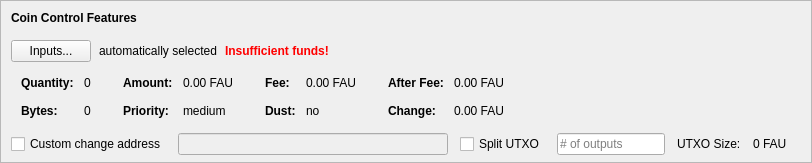
    <widget class="QFrame" name="frameCoinControl">
     <property name="sizePolicy">
      <sizepolicy hsizetype="Expanding" vsizetype="Expanding">
       <horstretch>0</horstretch>
       <verstretch>0</verstretch>
      </sizepolicy>
     </property>
     <property name="maximumSize">
      <size>
       <width>16777215</width>
       <height>16777215</height>
      </size>
     </property>
     <property name="frameShape">
      <enum>QFrame::StyledPanel</enum>
     </property>
     <property name="frameShadow">
      <enum>QFrame::Sunken</enum>
     </property>
     <layout class="QVBoxLayout" name="verticalLayoutCoinControl2">
      <property name="spacing">
       <number>0</number>
      </property>
      <property name="leftMargin">
       <number>0</number>
      </property>
      <property name="topMargin">
       <number>0</number>
      </property>
      <property name="rightMargin">
       <number>0</number>
      </property>
      <property name="bottomMargin">
       <number>6</number>
      </property>
      <item>
       <layout class="QVBoxLayout" name="verticalLayoutCoinControl" stretch="0,0,0,0,1">
        <property name="spacing">
         <number>0</number>
        </property>
        <property name="leftMargin">
         <number>10</number>
        </property>
        <property name="topMargin">
         <number>10</number>
        </property>
        <item>
         <layout class="QHBoxLayout" name="horizontalLayoutCoinControl1">
          <property name="bottomMargin">
           <number>15</number>
          </property>
          <item>
           <widget class="QLabel" name="labelCoinControlFeatures">
            <property name="sizePolicy">
             <sizepolicy hsizetype="Preferred" vsizetype="Maximum">
              <horstretch>0</horstretch>
              <verstretch>0</verstretch>
             </sizepolicy>
            </property>
            <property name="font">
             <font>
              <weight>75</weight>
              <bold>true</bold>
             </font>
            </property>
            <property name="styleSheet">
             <string notr="true">font-weight:bold;</string>
            </property>
            <property name="text">
             <string>Coin Control Features</string>
            </property>
           </widget>
          </item>
         </layout>
        </item>
        <item>
         <layout class="QHBoxLayout" name="horizontalLayoutCoinControl2" stretch="0,0,0,0">
          <property name="spacing">
           <number>8</number>
          </property>
          <property name="bottomMargin">
           <number>10</number>
          </property>
          <item>
           <widget class="QPushButton" name="pushButtonCoinControl">
            <property name="styleSheet">
             <string notr="true"/>
            </property>
            <property name="text">
             <string>Inputs...</string>
            </property>
            <property name="autoDefault">
             <bool>false</bool>
            </property>
           </widget>
          </item>
          <item>
           <widget class="QLabel" name="labelCoinControlAutomaticallySelected">
            <property name="text">
             <string>automatically selected</string>
            </property>
            <property name="margin">
             <number>5</number>
            </property>
           </widget>
          </item>
          <item>
           <widget class="QLabel" name="labelCoinControlInsuffFunds">
            <property name="font">
             <font>
              <weight>75</weight>
              <bold>true</bold>
             </font>
            </property>
            <property name="styleSheet">
             <string notr="true">color:red;font-weight:bold;</string>
            </property>
            <property name="text">
             <string>Insufficient funds!</string>
            </property>
            <property name="margin">
             <number>5</number>
            </property>
           </widget>
          </item>
          <item>
           <spacer name="horizontalSpacerCoinControl">
            <property name="orientation">
             <enum>Qt::Horizontal</enum>
            </property>
            <property name="sizeHint" stdset="0">
             <size>
              <width>40</width>
              <height>1</height>
             </size>
            </property>
           </spacer>
          </item>
         </layout>
        </item>
        <item>
         <widget class="QWidget" name="widgetCoinControl" native="true">
          <property name="sizePolicy">
           <sizepolicy hsizetype="Preferred" vsizetype="Preferred">
            <horstretch>0</horstretch>
            <verstretch>0</verstretch>
           </sizepolicy>
          </property>
          <property name="minimumSize">
           <size>
            <width>0</width>
            <height>0</height>
           </size>
          </property>
          <property name="styleSheet">
           <string notr="true"/>
          </property>
          <layout class="QHBoxLayout" name="horizontalLayoutCoinControl5">
           <property name="leftMargin">
            <number>0</number>
           </property>
           <property name="topMargin">
            <number>0</number>
           </property>
           <property name="rightMargin">
            <number>0</number>
           </property>
           <property name="bottomMargin">
            <number>0</number>
           </property>
           <item>
            <layout class="QHBoxLayout" name="horizontalLayoutCoinControl3" stretch="0,0,0,1">
             <property name="spacing">
              <number>20</number>
             </property>
             <property name="topMargin">
              <number>0</number>
             </property>
             <property name="bottomMargin">
              <number>10</number>
             </property>
             <item>
              <layout class="QFormLayout" name="formLayoutCoinControl1">
               <property name="horizontalSpacing">
                <number>10</number>
               </property>
               <property name="verticalSpacing">
                <number>14</number>
               </property>
               <property name="leftMargin">
                <number>10</number>
               </property>
               <property name="topMargin">
                <number>4</number>
               </property>
               <property name="rightMargin">
                <number>6</number>
               </property>
               <item row="0" column="0">
                <widget class="QLabel" name="labelCoinControlQuantityText">
                 <property name="font">
                  <font>
                   <weight>75</weight>
                   <bold>true</bold>
                  </font>
                 </property>
                 <property name="text">
                  <string>Quantity:</string>
                 </property>
                 <property name="margin">
                  <number>0</number>
                 </property>
                </widget>
               </item>
               <item row="0" column="1">
                <widget class="QLabel" name="labelCoinControlQuantity">
                 <property name="cursor">
                  <cursorShape>IBeamCursor</cursorShape>
                 </property>
                 <property name="contextMenuPolicy">
                  <enum>Qt::ActionsContextMenu</enum>
                 </property>
                 <property name="text">
                  <string notr="true">0</string>
                 </property>
                 <property name="margin">
                  <number>0</number>
                 </property>
                 <property name="textInteractionFlags">
                  <set>Qt::LinksAccessibleByMouse|Qt::TextSelectableByKeyboard|Qt::TextSelectableByMouse</set>
                 </property>
                </widget>
               </item>
               <item row="1" column="0">
                <widget class="QLabel" name="labelCoinControlBytesText">
                 <property name="font">
                  <font>
                   <weight>75</weight>
                   <bold>true</bold>
                  </font>
                 </property>
                 <property name="text">
                  <string>Bytes:</string>
                 </property>
                </widget>
               </item>
               <item row="1" column="1">
                <widget class="QLabel" name="labelCoinControlBytes">
                 <property name="cursor">
                  <cursorShape>IBeamCursor</cursorShape>
                 </property>
                 <property name="contextMenuPolicy">
                  <enum>Qt::ActionsContextMenu</enum>
                 </property>
                 <property name="text">
                  <string notr="true">0</string>
                 </property>
                 <property name="textInteractionFlags">
                  <set>Qt::LinksAccessibleByMouse|Qt::TextSelectableByKeyboard|Qt::TextSelectableByMouse</set>
                 </property>
                </widget>
               </item>
              </layout>
             </item>
             <item>
              <layout class="QFormLayout" name="formLayoutCoinControl2">
               <property name="horizontalSpacing">
                <number>10</number>
               </property>
               <property name="verticalSpacing">
                <number>14</number>
               </property>
               <property name="leftMargin">
                <number>6</number>
               </property>
               <property name="topMargin">
                <number>4</number>
               </property>
               <property name="rightMargin">
                <number>6</number>
               </property>
               <item row="0" column="0">
                <widget class="QLabel" name="labelCoinControlAmountText">
                 <property name="font">
                  <font>
                   <weight>75</weight>
                   <bold>true</bold>
                  </font>
                 </property>
                 <property name="text">
                  <string>Amount:</string>
                 </property>
                 <property name="margin">
                  <number>0</number>
                 </property>
                </widget>
               </item>
               <item row="0" column="1">
                <widget class="QLabel" name="labelCoinControlAmount">
                 <property name="cursor">
                  <cursorShape>IBeamCursor</cursorShape>
                 </property>
                 <property name="contextMenuPolicy">
                  <enum>Qt::ActionsContextMenu</enum>
                 </property>
                 <property name="text">
                  <string notr="true">0.00 FAU</string>
                 </property>
                 <property name="textInteractionFlags">
                  <set>Qt::LinksAccessibleByMouse|Qt::TextSelectableByKeyboard|Qt::TextSelectableByMouse</set>
                 </property>
                </widget>
               </item>
               <item row="1" column="0">
                <widget class="QLabel" name="labelCoinControlPriorityText">
                 <property name="font">
                  <font>
                   <weight>75</weight>
                   <bold>true</bold>
                  </font>
                 </property>
                 <property name="text">
                  <string>Priority:</string>
                 </property>
                </widget>
               </item>
               <item row="1" column="1">
                <widget class="QLabel" name="labelCoinControlPriority">
                 <property name="cursor">
                  <cursorShape>IBeamCursor</cursorShape>
                 </property>
                 <property name="contextMenuPolicy">
                  <enum>Qt::ActionsContextMenu</enum>
                 </property>
                 <property name="text">
                  <string>medium</string>
                 </property>
                 <property name="textInteractionFlags">
                  <set>Qt::LinksAccessibleByMouse|Qt::TextSelectableByKeyboard|Qt::TextSelectableByMouse</set>
                 </property>
                </widget>
               </item>
              </layout>
             </item>
             <item>
              <layout class="QFormLayout" name="formLayoutCoinControl3">
               <property name="horizontalSpacing">
                <number>10</number>
               </property>
               <property name="verticalSpacing">
                <number>14</number>
               </property>
               <property name="leftMargin">
                <number>6</number>
               </property>
               <property name="topMargin">
                <number>4</number>
               </property>
               <property name="rightMargin">
                <number>6</number>
               </property>
               <item row="0" column="0">
                <widget class="QLabel" name="labelCoinControlFeeText">
                 <property name="font">
                  <font>
                   <weight>75</weight>
                   <bold>true</bold>
                  </font>
                 </property>
                 <property name="text">
                  <string>Fee:</string>
                 </property>
                 <property name="margin">
                  <number>0</number>
                 </property>
                </widget>
               </item>
               <item row="0" column="1">
                <widget class="QLabel" name="labelCoinControlFee">
                 <property name="cursor">
                  <cursorShape>IBeamCursor</cursorShape>
                 </property>
                 <property name="contextMenuPolicy">
                  <enum>Qt::ActionsContextMenu</enum>
                 </property>
                 <property name="text">
                  <string notr="true">0.00 FAU</string>
                 </property>
                 <property name="textInteractionFlags">
                  <set>Qt::LinksAccessibleByMouse|Qt::TextSelectableByKeyboard|Qt::TextSelectableByMouse</set>
                 </property>
                </widget>
               </item>
               <item row="1" column="0">
                <widget class="QLabel" name="labelCoinControlLowOutputText">
                 <property name="font">
                  <font>
                   <weight>75</weight>
                   <bold>true</bold>
                  </font>
                 </property>
                 <property name="text">
                  <string>Dust:</string>
                 </property>
                </widget>
               </item>
               <item row="1" column="1">
                <widget class="QLabel" name="labelCoinControlLowOutput">
                 <property name="cursor">
                  <cursorShape>IBeamCursor</cursorShape>
                 </property>
                 <property name="contextMenuPolicy">
                  <enum>Qt::ActionsContextMenu</enum>
                 </property>
                 <property name="text">
                  <string>no</string>
                 </property>
                 <property name="textInteractionFlags">
                  <set>Qt::LinksAccessibleByMouse|Qt::TextSelectableByKeyboard|Qt::TextSelectableByMouse</set>
                 </property>
                </widget>
               </item>
              </layout>
             </item>
             <item>
              <layout class="QFormLayout" name="formLayoutCoinControl4">
               <property name="horizontalSpacing">
                <number>10</number>
               </property>
               <property name="verticalSpacing">
                <number>14</number>
               </property>
               <property name="leftMargin">
                <number>6</number>
               </property>
               <property name="topMargin">
                <number>4</number>
               </property>
               <property name="rightMargin">
                <number>6</number>
               </property>
               <item row="0" column="0">
                <widget class="QLabel" name="labelCoinControlAfterFeeText">
                 <property name="font">
                  <font>
                   <weight>75</weight>
                   <bold>true</bold>
                  </font>
                 </property>
                 <property name="text">
                  <string>After Fee:</string>
                 </property>
                 <property name="margin">
                  <number>0</number>
                 </property>
                </widget>
               </item>
               <item row="0" column="1">
                <widget class="QLabel" name="labelCoinControlAfterFee">
                 <property name="cursor">
                  <cursorShape>IBeamCursor</cursorShape>
                 </property>
                 <property name="contextMenuPolicy">
                  <enum>Qt::ActionsContextMenu</enum>
                 </property>
                 <property name="text">
                  <string notr="true">0.00 FAU</string>
                 </property>
                 <property name="textInteractionFlags">
                  <set>Qt::LinksAccessibleByMouse|Qt::TextSelectableByKeyboard|Qt::TextSelectableByMouse</set>
                 </property>
                </widget>
               </item>
               <item row="1" column="0">
                <widget class="QLabel" name="labelCoinControlChangeText">
                 <property name="font">
                  <font>
                   <weight>75</weight>
                   <bold>true</bold>
                  </font>
                 </property>
                 <property name="text">
                  <string>Change:</string>
                 </property>
                </widget>
               </item>
               <item row="1" column="1">
                <widget class="QLabel" name="labelCoinControlChange">
                 <property name="cursor">
                  <cursorShape>IBeamCursor</cursorShape>
                 </property>
                 <property name="contextMenuPolicy">
                  <enum>Qt::ActionsContextMenu</enum>
                 </property>
                 <property name="text">
                  <string notr="true">0.00 FAU</string>
                 </property>
                 <property name="textInteractionFlags">
                  <set>Qt::LinksAccessibleByMouse|Qt::TextSelectableByKeyboard|Qt::TextSelectableByMouse</set>
                 </property>
                </widget>
               </item>
              </layout>
             </item>
            </layout>
           </item>
          </layout>
         </widget>
        </item>
        <item>
         <layout class="QHBoxLayout" name="horizontalLayoutCoinControl4" stretch="0,0,0,0,0,0,0">
          <property name="spacing">
           <number>12</number>
          </property>
          <property name="sizeConstraint">
           <enum>QLayout::SetDefaultConstraint</enum>
          </property>
          <property name="topMargin">
           <number>5</number>
          </property>
          <property name="rightMargin">
           <number>5</number>
          </property>
          <item>
           <widget class="QCheckBox" name="checkBoxCoinControlChange">
            <property name="toolTip">
             <string>If this is activated, but the change address is empty or invalid, change will be sent to a newly generated address.</string>
            </property>
            <property name="text">
             <string>Custom change address</string>
            </property>
           </widget>
          </item>
          <item>
           <widget class="QValidatedLineEdit" name="lineEditCoinControlChange">
            <property name="enabled">
             <bool>false</bool>
            </property>
            <property name="sizePolicy">
             <sizepolicy hsizetype="Expanding" vsizetype="Fixed">
              <horstretch>0</horstretch>
              <verstretch>0</verstretch>
             </sizepolicy>
            </property>
           </widget>
          </item>
          <item>
           <widget class="QCheckBox" name="splitBlockCheckBox">
            <property name="text">
             <string>Split UTXO</string>
            </property>
           </widget>
          </item>
          <item>
           <widget class="QLineEdit" name="splitBlockLineEdit">
            <property name="sizePolicy">
             <sizepolicy hsizetype="Fixed" vsizetype="Fixed">
              <horstretch>50</horstretch>
              <verstretch>0</verstretch>
             </sizepolicy>
            </property>
            <property name="placeholderText">
             <string># of outputs</string>
            </property>
           </widget>
          </item>
          <item>
           <widget class="QLabel" name="labelBlockSizeText">
            <property name="text">
             <string>UTXO Size:</string>
            </property>
           </widget>
          </item>
          <item>
           <widget class="QLabel" name="labelBlockSize">
            <property name="text">
             <string>0 FAU</string>
            </property>
           </widget>
          </item>
          <item>
           <widget class="QLabel" name="labelCoinControlChangeLabel">
            <property name="sizePolicy">
             <sizepolicy hsizetype="Preferred" vsizetype="Expanding">
              <horstretch>0</horstretch>
              <verstretch>0</verstretch>
             </sizepolicy>
            </property>
            <property name="minimumSize">
             <size>
              <width>0</width>
              <height>0</height>
             </size>
            </property>
            <property name="text">
             <string/>
            </property>
            <property name="margin">
             <number>3</number>
            </property>
           </widget>
          </item>
         </layout>
        </item>
        <item>
         <spacer name="verticalSpacerCoinControl">
          <property name="orientation">
           <enum>Qt::Vertical</enum>
          </property>
          <property name="sizeHint" stdset="0">
           <size>
            <width>800</width>
            <height>1</height>
           </size>
          </property>
         </spacer>
        </item>
       </layout>
      </item>
     </layout>
    </widget>
